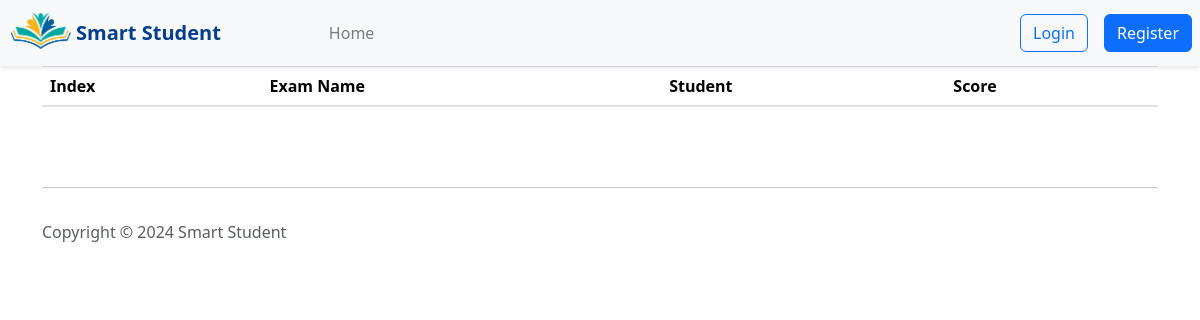
/results/1/, run on an earlier commit of the app's database.
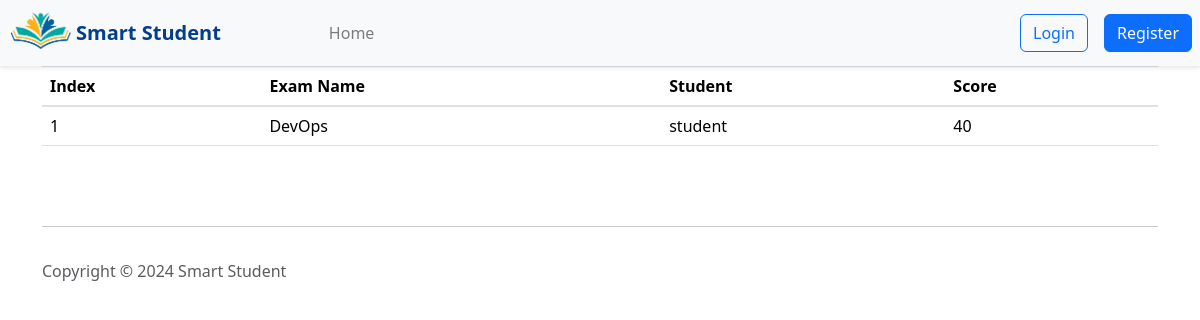
And on a later commit of the database.
### pages/models.py (models this page shows)
class QuizAttempt(models.Model):
    student = models.ForeignKey(User, on_delete=models.CASCADE, related_name='quiz_attempts')
    exam = models.ForeignKey(Exam, on_delete=models.CASCADE)
    submission_time = models.DateTimeField(auto_now_add=True)
    total_questions = models.PositiveIntegerField()
    correct_answers = models.PositiveIntegerField()
    score = models.PositiveIntegerField()

class Exam(models.Model):
    title = models.CharField(max_length=100)
    description = models.TextField()
    duration = models.IntegerField()
    teacher = models.ForeignKey(User, on_delete=models.CASCADE, related_name='exams')
    visibility = models.BooleanField(default=False)

### pages/views.py (the view)
# urls.py: path('results/<int:id>/', results,name='results'),
def results(request,id):
    results= QuizAttempt.objects.filter(exam_id=id)
    return render (request,'teacher/results.html',{'results':results})

### pages/templates/teacher/results.html (shortened to what this page needs)
<html>
    <head>
         {% load bootstrap5 %}
  {% bootstrap_css %}
  {% load static %}
  <link rel="stylesheet" href="{% static 'global.css' %}">
    </head>
    <body>
        {% include 'navbar.html' %}
        <!DOCTYPE html>
        <html lang="en">
        <head>
            <link rel="stylesheet" href="https://stackpath.bootstrapcdn.com/bootstrap/4.5.2/css/bootstrap.min.css">
        </head>
        <body>
            <div class="container">
                <table class="table table-hover">
                    <thead>
                        <tr>
                            <th scope="col">Index</th>
                            <th scope="col">Exam Name</th>
                            <th scope="col">Student</th>
                            <th scope="col">Score</th>
                        </tr>
                    </thead>
                    <tbody>
                        {% for result in results %}
                        <tr>
                            <td>{{ forloop.counter }}</td>
                            <td>{{ result.exam.title }}</td>
                            <td>{{ result.student }}</td>
                            <td>{{ result.score }}</td>
                        </tr>
                        {% endfor %}
                    </tbody>
                </table>
            </div>
        </body>
        </html>
        {% include 'footer.html' %}
    </body>
</html>

What changed in the data, as far as the page shows it:
added QuizAttempt: exam "DevOps", student "student", score "40"
